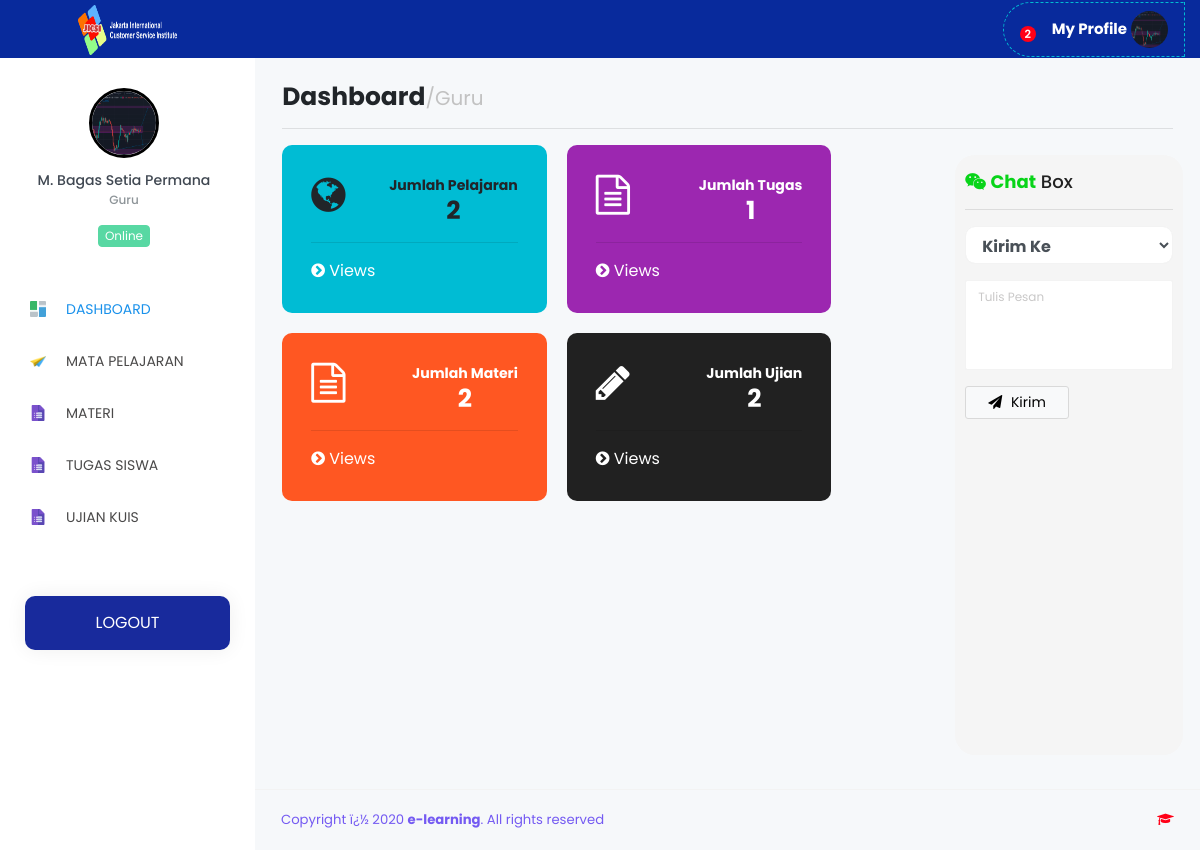
The page /Guru/index.php (signed in) on the database its author committed.
### tables this page shows
CREATE TABLE `tb_guru` (
  `id_guru` int(11) NOT NULL,
  `nik` varchar(20) NOT NULL,
  `nama_guru` varchar(120) NOT NULL,
  `email` varchar(65) NOT NULL,
  `password` varchar(255) NOT NULL,
  `foto` varchar(255) DEFAULT NULL,
  `status` varchar(5) NOT NULL,
  `date_created` date NOT NULL,
  `confirm` enum('Yes','No') NOT NULL
);

CREATE TABLE `tb_sekolah` (
  `id_sekolah` int(11) NOT NULL,
  `nama_sekolah` varchar(120) NOT NULL,
  `kepsek` varchar(120) NOT NULL,
  `textlogo` varchar(10) NOT NULL,
  `logo` varchar(255) NOT NULL,
  `copyright` varchar(255) NOT NULL
);

### Guru/index.php (the view, shortened to what this page needs)
<?php
  include '../config/db.php';
  if (@$_SESSION['Guru']) {
    if (@$_SESSION['Guru']) {
      $sesi = @$_SESSION['Guru'];
    }
    $sql = mysqli_query($con,"SELECT * FROM tb_guru WHERE id_guru = '$sesi'") or die(mysqli_error($con));
    $data = mysqli_fetch_array($sql);
    $sekolah = mysqli_query($con,"SELECT * FROM tb_sekolah WHERE id_sekolah=1 ");
    $apl = mysqli_fetch_array($sekolah); ?>
    <!DOCTYPE html>
    <html lang="en">
    <head>
      <link rel="stylesheet" href="../vendor/node_modules/mdi/css/materialdesignicons.min.css">
      <link rel="stylesheet" href="../vendor/node_modules/simple-line-icons/css/simple-line-icons.css">
      <link rel="stylesheet" href="../vendor/node_modules/font-awesome/css/font-awesome.min.css" />
      <link rel="stylesheet" href="../vendor/css/style.css">
      <link href="../vendor/sweetalert/sweetalert.css" rel="stylesheet" />
      <link rel="stylesheet" type="text/css" href="../vendor/css/jquery.dataTables.css">
    </head>
    <body>
      <div class="container-scroller">
        <nav class="navbar col-lg-12 col-12 p-0 fixed-top d-flex flex-row" style="background-color: #082A9C;">
          <div class="text-center navbar-brand-wrapper d-flex align-items-top justify-content-center" style="background-color: #082A9C;">
            <a class="navbar-brand brand-logo" href="index.php" style="font-family:sans-serif;font-weight: bold;font-size: 30px;">
              <img src="../assets/img/logo_jicsi.png" alt="logo" style="width: 60%; height: 100%;">
            </a>
          </div>
          <div class="navbar-menu-wrapper d-flex align-items-center">
            <ul class="navbar-nav navbar-nav-left header-links d-none d-md-flex">
            </ul>
            <ul class="navbar-nav navbar-nav-right" style="border-top-left-radius:50px;color: black;border-bottom-left-radius:50px;color: #fff;border:1px dashed #00BCD4; ">
              <?php
                $ujian  = mysqli_query($con,"SELECT * FROM ujian
                  INNER JOIN tb_master_mapel ON ujian.id_mapel=tb_master_mapel.id_mapel
                  INNER JOIN tb_jenisujian ON ujian.id_jenis=tb_jenisujian.id_jenis
                  INNER JOIN kelas_ujian ON ujian.id_ujian=kelas_ujian.id_ujian
                  WHERE ujian.id_guru='$data[id_guru]' AND kelas_ujian.aktif='Y' GROUP BY kelas_ujian.id_ujian    ");
                $jm = mysqli_num_rows($ujian);
              ?>
              <li class="nav-item dropdown">
                <a class="nav-link count-indicator dropdown-toggle" id="notificationDropdown" href="#" data-toggle="dropdown">
                  <span class="count"><?=$jm; ?> </span>
                </a>
              </li>
                <li class="nav-item d-none d-lg-block">
                <a class="nav-link" href="?page=profil">
                  <b>My Profile</b>
                  <img class="img-xs rounded-circle" src="../vendor/images/img_Guru/<?=$data['foto']; ?>" alt="">
                </a>
              </li>
            </ul>
          </div>
        </nav>
        <div class="container-fluid page-body-wrapper">
          <nav class="sidebar sidebar-offcanvas" id="sidebar">
            <ul class="nav">
              <li class="nav-item nav-profile">
                <div class="nav-link">
                  <div class="profile-image"> <img src="../vendor/images/img_Guru/<?=$data['foto']; ?>" alt="image" style="border:3px solid black;"/> <span class="online-status online"></span> </div>
                  <div class="profile-name">
                    <p class="name"><?=$data['nama_guru']; ?></p>
                    <p class="designation">Guru</p>
                    <div class="badge badge-teal mx-auto mt-3">Online</div>
                  </div>
                </div>
              </li>
              <li class="nav-item">
                <a class="nav-link" href="index.php"><img class="menu-icon" src="../vendor/images/menu_icons/01.png" alt="menu icon"><span class="menu-title">DASHBOARD</span></a>
              </li>
              <li class="nav-item">
                <a class="nav-link" href="?page=mapel"><img class="menu-icon" src="../vendor/images/menu_icons/02.png" alt="menu icon"> <span class="menu-title">MATA PELAJARAN</span></a>
              </li>
              <li class="nav-item">
                <a class="nav-link" data-toggle="collapse" href="#materi" aria-expanded="false" aria-controls="general-pages"> <img class="menu-icon" src="../vendor/images/menu_icons/04.png" alt="menu icon"> <span class="menu-title">MATERI</span><i class="menu-arrow"></i></a>
              </li>
              <li class="nav-item">
                <a class="nav-link" data-toggle="collapse" href="#tugas" aria-expanded="false" aria-controls="general-pages"> <img class="menu-icon" src="../vendor/images/menu_icons/04.png" alt="menu icon"> <span class="menu-title">TUGAS SISWA</span><i class="menu-arrow"></i></a>
              </li>
              <li class="nav-item">
                <a class="nav-link" data-toggle="collapse" href="#evaluasi" aria-expanded="false" aria-controls="general-pages"> <img class="menu-icon" src="../vendor/images/menu_icons/04.png" alt="menu icon"> <span class="menu-title">UJIAN KUIS</span><i class="menu-arrow"></i>
                </a>
                  </li>
                  </ul>
                </div>
              <li class="nav-item purchase-button">
                <a href="logout.php" class="btn-grad" >Logout</a>
              </li>
          <div class="main-panel">
            <?php
              $page = @$_GET['page'];
              $act  = @$_GET['act'];
              if ($page=='perangkat') {
                if ($act=='') {
                  include 'modul/perangkat/data_perangkat.php';
                }elseif ($act=='add') {
                  include 'modul/perangkat/add_perangkat.php';
                }elseif ($act=='edit') {
                  include 'modul/perangkat/edit_perangkat.php';
                }elseif ($act=='del') {
                  include 'modul/perangkat/del_perangkat.php';
                }elseif ($act=='view') {
                  include 'modul/perangkat/view.php';
                }
              } elseif ($page=='nilai') {
                if ($act=='') {
                  include 'modul/nilai/data_nilai.php';
                }elseif ($act=='view') {
                  include 'modul/nilai/view_nilaikelas.php';
                }
              } elseif ($page=='profil') {
                if ($act=='') {
                  include 'modul/profil/data_profil.php';
                }
              } elseif ($page=='chat') {
                if ($act=='del') {
                  include 'modul/chat/del.php';
                }
              } elseif ($page=='proses') {
                include 'modul/models.php';
              } elseif ($page=='') {
              include 'Home.php';
              }else{
                echo "<b>4014!</b> Tidak ada halaman !";
              }
                    ?>
            <footer class="footer">
              <div class="container-fluid clearfix">
                <span class="text-info d-block text-center text-sm-left d-sm-inline-block"><?=$apl['copyright'];?></span>
                <span class="float-none float-sm-right d-block mt-1 mt-sm-0 text-center"><?=$apl['nama_sekolah'];?> <i class="fa fa-graduation-cap text-danger"></i></span>
              </div>
            </footer>
          </div>
        </div>
    </body>
</html>
<?php
} else{
	include 'modul/500.html';
}

### rows shown on the page
tb_guru: foto (picture), nama_guru "M. Bagas Setia Permana"
tb_sekolah: copyright "Copyright ï¿½ 2020 e-learning . All rights reserved"

### other values the page prints
$jm "2"
$mapel "2"
$perangkat "1"
$materi "2"
$ujian "2"
